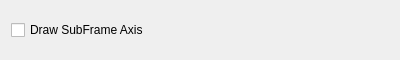
<?xml version="1.0" encoding="UTF-8"?>
<ui version="4.0">
 <class>cg3::viewer::ManipulableFormDrawlistManager</class>
 <widget class="QFrame" name="cg3::viewer::ManipulableFormDrawlistManager">
  <property name="geometry">
   <rect>
    <x>0</x>
    <y>0</y>
    <width>400</width>
    <height>60</height>
   </rect>
  </property>
  <property name="windowTitle">
   <string>Frame</string>
  </property>
  <layout class="QGridLayout" name="gridLayout">
   <item row="0" column="0">
    <widget class="QCheckBox" name="subFrameAxisCheckBox">
     <property name="text">
      <string>Draw SubFrame Axis</string>
     </property>
    </widget>
   </item>
  </layout>
 </widget>
 <resources/>
 <connections/>
</ui>
